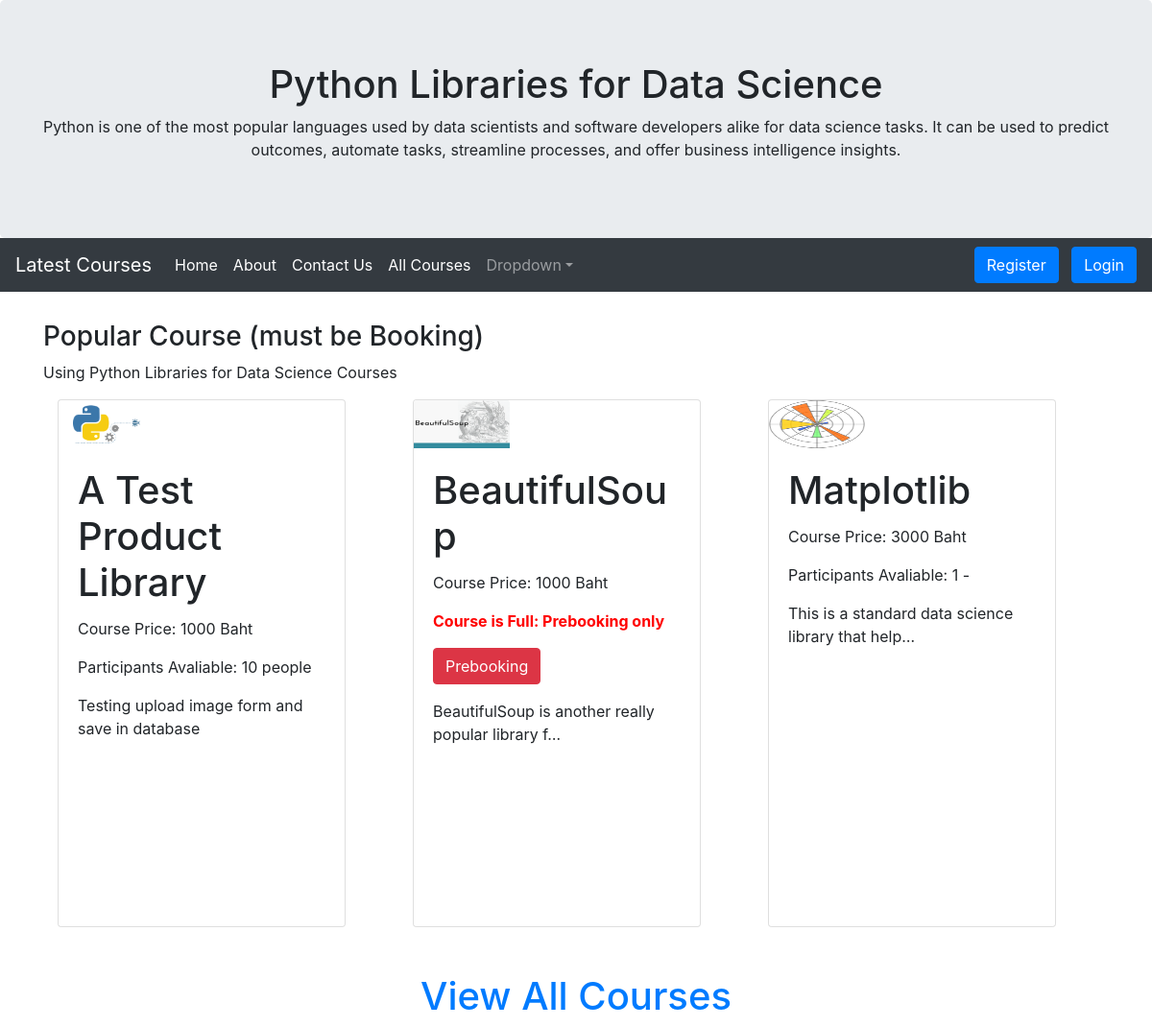
Screenshot of /lastest/ with the database file from the repository.
### myapp/models.py (models this page shows, shortened)
class Allproduct(models.Model):
	name = models.CharField(max_length=100)
	price = models.CharField(max_length=100)
	detail = models.TextField(null=True,blank=True)
	imageurl = models.CharField(max_length=200, null=True, blank=True)
	instock = models.BooleanField(default=True)
	quantity = models.IntegerField(default=1)
	unit = models.CharField(max_length=200, default='-')
	image = models.ImageField(upload_to="products", null=True, blank=True)

### myapp/views.py (the view)
# urls.py: path('lastest/', Lastest, name = 'lastest-page'),
def Lastest(request):
	product = Allproduct.objects.all().order_by('id').reverse()[:3] #ดึงข้อมูลเพียง 3 ตัว
	preorder = Allproduct.objects.filter(quantity__lte=0)#กรองข้อมูลที่ค่า quantity <= 0
	context = {'product':product,'preorder':preorder} #โยนข้อมูลที่เราถึงมาจากบรรทัดข้างบนเพื่อแนบไปกับ context
	return render(request,'myapp/lastest.html', context)

### myapp/template/myapp/lastest.html
{% extends 'myapp/base.html' %}
{% block content %}
<h3>Popular Course (must be Booking)</h3>
	<p>Using Python Libraries for Data Science Courses</p>
	<div class="container-fluid">
		<div class="row">
			{% for pd in product %}
					<div class="col-sm-4">
							<div class="card" style="width:300px; height: 550px;">
									{% if pd.image %}
										<img class="card-img-top" src="{{ pd.image.url }}" alt="Card image" style="width:100px;height:50px";/>
									{% elif pd.imageurl != None %}
										<img class="card-img-top" src="{{ pd.imageurl }}" alt="Card image" style="width:100px;height:50px";/>
									{% else %}
										<img class="card-img-top" src="/media/products/default.png" alt="Card image" style="width:100px;height:50px";/>
									{% endif %}
									<div class="card-body">
										<h1 class="card-title">{{ pd.name }}</h1>
										<p class="card-text">Course Price: {{ pd.price }} Baht</p>
										{% if pd.quantity > 0 %}
											<p class="card-text">Participants Avaliable: {{ pd.quantity }} {{ pd.unit }}</p>
										{% else %}
											<p class="card-text" style="color: red;font-weight: bold;">Course is Full: Prebooking only</p>
											<a href="#" class="btn btn-danger">Prebooking</a>
										{% endif %}
										<p class="card-text">{{ pd.detail | linebreaks |truncatechars_html:50}}</p>
									</div>
							</div>
							<br><br>
					</div>
			{% endfor %}
		</div>
	</div>
	<div class="container">
		<center><a href="{% url 'allproducts-page' %}"><h1>View All Courses</h1></a></center>
	</div>
{% endblock content %}

### myapp/template/myapp/base.html (shortened to what this page needs)
<!DOCTYPE html>
<html lang="en">
<head>
	<link rel="stylesheet" href="https://maxcdn.bootstrapcdn.com/bootstrap/4.5.0/css/bootstrap.min.css">
</head>
<body>
<div class="jumbotron text-center" style="margin-bottom: 0" >
	<h1>Python Libraries for Data Science</h1>
	<p>Python is one of the most popular languages used by data scientists and software developers alike for data science tasks. It can be used to predict outcomes, automate tasks, streamline processes, and offer business intelligence insights.</p>
</div>
<nav class="navbar navbar-expand-sm bg-dark navbar-dark">
	<a class="navbar-brand" href="{% url 'lastest-page' %}">Latest Courses</a>
	<div class="collapse navbar-collapse" id="navbarsExampleDefault">
		<ul class="navbar-nav mr-auto">
			<li class="nav-item active">
				<a class="nav-link" href="{% url 'home-page' %}">Home <span class="sr-only">(current)</span></a>
			</li>
			{% if user.profile.usertype != 'admin' %}
			<li class="nav-item active">
				<a class="nav-link" href="{% url 'about-page' %}">About <span class="sr-only">(current)</span></a>
			</li>
			<li class="nav-item active">
				<a class="nav-link" href="{% url 'contact-page' %}">Contact Us <span class="sr-only">(current)</span></a>
			</li>
			{% endif %}
			<li class="nav-item active">
				<a class="nav-link" href="{% url 'allproducts-page' %}">All Courses <span class="sr-only">(current)</span></a>
			</li>
			<li class="nav-item dropdown">
				<a class="nav-link dropdown-toggle" href="#" id="dropdown01" data-toggle="dropdown" aria-haspopup="true" aria-expanded="false">Dropdown</a>
			</li>
		</ul>
		{% if user.is_authenticated %}
			<img scr="{{user.profile.photo.url}}" style="width: 40px; height: 40px;" class="rounded-circle">&nbsp;&nbsp;
			<p style="color: white;margin-top: 10px;">Welcome,&nbsp;{{user.first_name}}&nbsp;{{user.last_name}}&nbsp; [{{user.profile.usertype}}]&nbsp;&nbsp;</p>
			<a class="btn btn-secondary" href="{% url 'logout' %}">Logout</a>
		{% else %}
			<a class="btn btn-primary" href="{% url 'register-page' %}">Register</a>&nbsp;&nbsp;&nbsp;
		<a class="btn btn-primary" href="{% url 'login' %}">Login</a>
		{% endif %}
	</div>
</nav>
<div class="container" style="margin-top: 30px">
	{% block content %}
	{% endblock content %}
</div>
</body>
</html>

### rows the page displays
Allproduct: image (picture), name "A Test Product Library", price "1000", quantity "10", unit "people", detail "Testing upload image form and save in database"
Allproduct: image (picture), name "BeautifulSoup", price "1000", quantity "Course is Full: Prebooking only", detail "BeautifulSoup is another really popular library f…"
Allproduct: image (picture), name "Matplotlib", price "3000", quantity "1", unit "-", detail "This is a standard data science library that help…"
